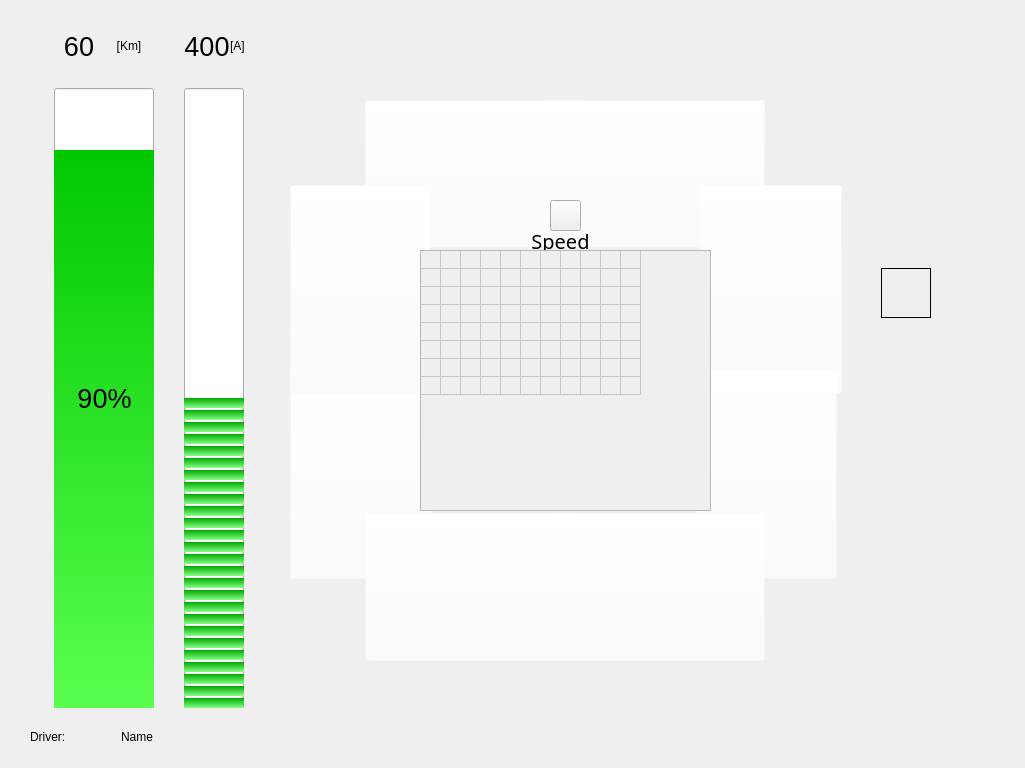
   <widget class="QWidget" name="home" native="true">
    <property name="enabled">
     <bool>true</bool>
    </property>
    <property name="geometry">
     <rect>
      <x>0</x>
      <y>0</y>
      <width>1025</width>
      <height>768</height>
     </rect>
    </property>
    <property name="styleSheet">
     <string notr="true"/>
    </property>
    <widget class="QWidget" name="carInfo" native="true">
     <property name="enabled">
      <bool>true</bool>
     </property>
     <property name="geometry">
      <rect>
       <x>450</x>
       <y>190</y>
       <width>221</width>
       <height>351</height>
      </rect>
     </property>
     <property name="minimumSize">
      <size>
       <width>150</width>
       <height>0</height>
      </size>
     </property>
     <property name="font">
      <font>
       <family>Latha</family>
       <pointsize>15</pointsize>
       <weight>50</weight>
       <italic>false</italic>
       <bold>false</bold>
      </font>
     </property>
     <property name="focusPolicy">
      <enum>Qt::NoFocus</enum>
     </property>
     <property name="styleSheet">
      <string notr="true">QLabel{
font: 75 30pt &quot;Arial&quot;;
}</string>
     </property>
     <widget class="QWidget" name="layoutWidget">
      <property name="geometry">
       <rect>
        <x>10</x>
        <y>0</y>
        <width>201</width>
        <height>351</height>
       </rect>
      </property>
      <layout class="QVBoxLayout" name="verticalLayout_3">
       <property name="spacing">
        <number>10</number>
       </property>
       <item>
        <spacer name="verticalSpacer_8">
         <property name="orientation">
          <enum>Qt::Vertical</enum>
         </property>
         <property name="sizeHint" stdset="0">
          <size>
           <width>20</width>
           <height>40</height>
          </size>
         </property>
        </spacer>
       </item>
       <item>
        <widget class="QLabel" name="label_speed">
         <property name="styleSheet">
          <string notr="true"/>
         </property>
         <property name="text">
          <string>Speed</string>
         </property>
         <property name="alignment">
          <set>Qt::AlignCenter</set>
         </property>
         <property name="wordWrap">
          <bool>true</bool>
         </property>
        </widget>
       </item>
       <item>
        <widget class="QLabel" name="l_speed">
         <property name="font">
          <font>
           <family>Lucida Console</family>
           <pointsize>24</pointsize>
           <weight>9</weight>
           <italic>false</italic>
           <bold>false</bold>
          </font>
         </property>
         <property name="styleSheet">
          <string notr="true">font: 75 24pt &quot;Lucida Console&quot;;</string>
         </property>
         <property name="text">
          <string notr="true">--</string>
         </property>
         <property name="alignment">
          <set>Qt::AlignCenter</set>
         </property>
        </widget>
       </item>
       <item>
        <spacer name="verticalSpacer_6">
         <property name="orientation">
          <enum>Qt::Vertical</enum>
         </property>
         <property name="sizeHint" stdset="0">
          <size>
           <width>20</width>
           <height>40</height>
          </size>
         </property>
        </spacer>
       </item>
       <item>
        <widget class="QLabel" name="label_voltage">
         <property name="font">
          <font>
           <family>Arial</family>
           <pointsize>30</pointsize>
           <weight>9</weight>
           <italic>false</italic>
           <bold>false</bold>
          </font>
         </property>
         <property name="text">
          <string>Voltage</string>
         </property>
         <property name="scaledContents">
          <bool>true</bool>
         </property>
         <property name="alignment">
          <set>Qt::AlignCenter</set>
         </property>
         <property name="wordWrap">
          <bool>true</bool>
         </property>
        </widget>
       </item>
       <item>
        <widget class="QLabel" name="l_voltage">
         <property name="styleSheet">
          <string notr="true">font: 75 24pt &quot;Lucida Console&quot;;</string>
         </property>
         <property name="text">
          <string notr="true">--</string>
         </property>
         <property name="alignment">
          <set>Qt::AlignCenter</set>
         </property>
        </widget>
       </item>
       <item>
        <spacer name="verticalSpacer_7">
         <property name="orientation">
          <enum>Qt::Vertical</enum>
         </property>
         <property name="sizeHint" stdset="0">
          <size>
           <width>20</width>
           <height>40</height>
          </size>
         </property>
        </spacer>
       </item>
       <item>
        <widget class="QLabel" name="l_time">
         <property name="font">
          <font>
           <family>Liberation serif</family>
           <pointsize>15</pointsize>
           <weight>75</weight>
           <italic>false</italic>
           <bold>true</bold>
          </font>
         </property>
         <property name="styleSheet">
          <string notr="true">font: 75 15pt &quot;Liberation serif&quot;;
font-weight:bold;</string>
         </property>
         <property name="text">
          <string notr="true">--:--:--</string>
         </property>
         <property name="alignment">
          <set>Qt::AlignCenter</set>
         </property>
        </widget>
       </item>
       <item>
        <spacer name="verticalSpacer_9">
         <property name="orientation">
          <enum>Qt::Vertical</enum>
         </property>
         <property name="sizeHint" stdset="0">
          <size>
           <width>20</width>
           <height>40</height>
          </size>
         </property>
        </spacer>
       </item>
      </layout>
     </widget>
    </widget>
    <widget class="QWidget" name="gridLayoutWidget">
     <property name="geometry">
      <rect>
       <x>30</x>
       <y>10</y>
       <width>241</width>
       <height>698</height>
      </rect>
     </property>
     <layout class="QGridLayout" name="batteryInfo">
      <item row="2" column="0">
       <widget class="QProgressBar" name="progressBar_battery">
        <property name="enabled">
         <bool>true</bool>
        </property>
        <property name="sizePolicy">
         <sizepolicy hsizetype="Preferred" vsizetype="Preferred">
          <horstretch>0</horstretch>
          <verstretch>0</verstretch>
         </sizepolicy>
        </property>
        <property name="minimumSize">
         <size>
          <width>100</width>
          <height>620</height>
         </size>
        </property>
        <property name="maximumSize">
         <size>
          <width>100</width>
          <height>620</height>
         </size>
        </property>
        <property name="font">
         <font>
          <family>Arial</family>
          <pointsize>20</pointsize>
          <weight>9</weight>
          <italic>false</italic>
          <bold>false</bold>
         </font>
        </property>
        <property name="styleSheet">
         <string notr="true">QProgressBar::chunk{
	background-color: qlineargradient(x1:0, y1:0, x2:0, y2:1, stop:0 rgb(0, 200, 0), stop:1 rgb(90, 255,80));
}</string>
        </property>
        <property name="maximum">
         <number>100</number>
        </property>
        <property name="value">
         <number>90</number>
        </property>
        <property name="alignment">
         <set>Qt::AlignCenter</set>
        </property>
        <property name="textVisible">
         <bool>true</bool>
        </property>
        <property name="orientation">
         <enum>Qt::Vertical</enum>
        </property>
        <property name="format">
         <string notr="true">%p%</string>
        </property>
       </widget>
      </item>
      <item row="1" column="1">
       <layout class="QHBoxLayout" name="horizontalLayout_2">
        <property name="spacing">
         <number>0</number>
        </property>
        <item>
         <widget class="QLabel" name="l_current">
          <property name="font">
           <font>
            <family>Arial</family>
            <pointsize>20</pointsize>
            <weight>9</weight>
            <italic>false</italic>
            <bold>false</bold>
           </font>
          </property>
          <property name="styleSheet">
           <string notr="true"/>
          </property>
          <property name="text">
           <string notr="true">400</string>
          </property>
          <property name="alignment">
           <set>Qt::AlignCenter</set>
          </property>
         </widget>
        </item>
        <item>
         <widget class="QLabel" name="label_A">
          <property name="text">
           <string notr="true">[A]</string>
          </property>
          <property name="alignment">
           <set>Qt::AlignLeading|Qt::AlignLeft|Qt::AlignVCenter</set>
          </property>
         </widget>
        </item>
       </layout>
      </item>
      <item row="2" column="1">
       <widget class="QProgressBar" name="progressBar_amps">
        <property name="sizePolicy">
         <sizepolicy hsizetype="Preferred" vsizetype="Preferred">
          <horstretch>0</horstretch>
          <verstretch>0</verstretch>
         </sizepolicy>
        </property>
        <property name="minimumSize">
         <size>
          <width>60</width>
          <height>620</height>
         </size>
        </property>
        <property name="maximumSize">
         <size>
          <width>60</width>
          <height>620</height>
         </size>
        </property>
        <property name="autoFillBackground">
         <bool>false</bool>
        </property>
        <property name="styleSheet">
         <string notr="true">QProgressBar:verticall {
border: 1px solid gray;
border-radius: 3px;
background: white;
padding: 1px;
text-align: right;
}
QProgressBar::chunk:vertical {
background: qlineargradient(x1: 0, y1: 0, x2: 0, y2: 1, stop: 0 #00AA00, stop: 1 #88FF88);
margin-top: 2px; /* space */
height: 10px;
}</string>
        </property>
        <property name="value">
         <number>50</number>
        </property>
        <property name="alignment">
         <set>Qt::AlignCenter</set>
        </property>
        <property name="textVisible">
         <bool>false</bool>
        </property>
        <property name="orientation">
         <enum>Qt::Vertical</enum>
        </property>
        <property name="invertedAppearance">
         <bool>false</bool>
        </property>
        <property name="textDirection">
         <enum>QProgressBar::TopToBottom</enum>
        </property>
       </widget>
      </item>
      <item row="1" column="0">
       <layout class="QHBoxLayout" name="horizontalLayout">
        <property name="spacing">
         <number>0</number>
        </property>
        <item>
         <widget class="QLabel" name="l_remdist">
          <property name="font">
           <font>
            <family>Arial</family>
            <pointsize>20</pointsize>
            <weight>9</weight>
            <italic>false</italic>
            <bold>false</bold>
           </font>
          </property>
          <property name="styleSheet">
           <string notr="true"/>
          </property>
          <property name="text">
           <string notr="true">60</string>
          </property>
          <property name="alignment">
           <set>Qt::AlignCenter</set>
          </property>
         </widget>
        </item>
        <item>
         <widget class="QLabel" name="label_KM">
          <property name="text">
           <string>[Km]</string>
          </property>
          <property name="alignment">
           <set>Qt::AlignCenter</set>
          </property>
         </widget>
        </item>
       </layout>
      </item>
     </layout>
    </widget>
    <widget class="QWidget" name="battInfo" native="true">
     <property name="geometry">
      <rect>
       <x>410</x>
       <y>250</y>
       <width>301</width>
       <height>261</height>
      </rect>
     </property>
     <widget class="QTableWidget" name="info_battTable">
      <property name="enabled">
       <bool>false</bool>
      </property>
      <property name="geometry">
       <rect>
        <x>10</x>
        <y>0</y>
        <width>291</width>
        <height>261</height>
       </rect>
      </property>
      <property name="sizePolicy">
       <sizepolicy hsizetype="Preferred" vsizetype="Preferred">
        <horstretch>100</horstretch>
        <verstretch>100</verstretch>
       </sizepolicy>
      </property>
      <property name="focusPolicy">
       <enum>Qt::NoFocus</enum>
      </property>
      <property name="styleSheet">
       <string notr="true"/>
      </property>
      <property name="verticalScrollBarPolicy">
       <enum>Qt::ScrollBarAlwaysOff</enum>
      </property>
      <property name="horizontalScrollBarPolicy">
       <enum>Qt::ScrollBarAlwaysOff</enum>
      </property>
      <property name="autoScroll">
       <bool>false</bool>
      </property>
      <property name="tabKeyNavigation">
       <bool>false</bool>
      </property>
      <property name="selectionMode">
       <enum>QAbstractItemView::NoSelection</enum>
      </property>
      <property name="showGrid">
       <bool>true</bool>
      </property>
      <property name="rowCount">
       <number>8</number>
      </property>
      <property name="columnCount">
       <number>11</number>
      </property>
      <attribute name="horizontalHeaderVisible">
       <bool>false</bool>
      </attribute>
      <attribute name="horizontalHeaderDefaultSectionSize">
       <number>12</number>
      </attribute>
      <attribute name="horizontalHeaderHighlightSections">
       <bool>false</bool>
      </attribute>
      <attribute name="horizontalHeaderMinimumSectionSize">
       <number>5</number>
      </attribute>
      <attribute name="verticalHeaderVisible">
       <bool>false</bool>
      </attribute>
      <attribute name="verticalHeaderDefaultSectionSize">
       <number>12</number>
      </attribute>
      <attribute name="verticalHeaderMinimumSectionSize">
       <number>5</number>
      </attribute>
      <row/>
      <row/>
      <row/>
      <row/>
      <row/>
      <row/>
      <row/>
      <row/>
      <column/>
      <column/>
      <column/>
      <column/>
      <column/>
      <column/>
      <column/>
      <column/>
      <column/>
      <column/>
      <column/>
      <item row="0" column="0">
       <property name="text">
        <string/>
       </property>
      </item>
      <item row="0" column="1">
       <property name="text">
        <string/>
       </property>
      </item>
      <item row="0" column="2">
       <property name="text">
        <string/>
       </property>
      </item>
      <item row="1" column="1">
       <property name="text">
        <string/>
       </property>
      </item>
      <item row="2" column="0"/>
     </widget>
    </widget>
    <widget class="QPushButton" name="carBut">
     <property name="geometry">
      <rect>
       <x>365</x>
       <y>100</y>
       <width>218</width>
       <height>148</height>
      </rect>
     </property>
     <property name="focusPolicy">
      <enum>Qt::NoFocus</enum>
     </property>
     <property name="styleSheet">
      <string notr="true">#carBut:pressed{
background-color: rgba(255, 255, 255, 0);
border-image: url(:/Buttons/TLs.png);
}
#carBut{
background-color: rgba(255, 255, 255, 0);
border-image: url(:/Buttons/TL.png);
}</string>
     </property>
     <property name="text">
      <string/>
     </property>
    </widget>
    <widget class="QPushButton" name="mapBut">
     <property name="geometry">
      <rect>
       <x>547</x>
       <y>100</y>
       <width>218</width>
       <height>148</height>
      </rect>
     </property>
     <property name="focusPolicy">
      <enum>Qt::NoFocus</enum>
     </property>
     <property name="styleSheet">
      <string notr="true">#mapBut:pressed{
background-color: rgba(255, 255, 255, 0);
border-image: url(:/Buttons/TRs.png);
}
#mapBut{
background-color: rgba(255, 255, 255, 0);
border-image: url(:/Buttons/TR.png);
}</string>
     </property>
     <property name="text">
      <string/>
     </property>
    </widget>
    <widget class="QPushButton" name="trafBut">
     <property name="geometry">
      <rect>
       <x>700</x>
       <y>185</y>
       <width>142</width>
       <height>209</height>
      </rect>
     </property>
     <property name="focusPolicy">
      <enum>Qt::NoFocus</enum>
     </property>
     <property name="styleSheet">
      <string notr="true">#trafBut:pressed{
background-color: rgba(255, 255, 255, 0);
border-image: url(:/Buttons/R1s.png);
}
#trafBut{
background-color: rgba(255, 255, 255, 0);
border-image: url(:/Buttons/R1.png);
}</string>
     </property>
     <property name="text">
      <string/>
     </property>
    </widget>
    <widget class="QPushButton" name="musicBut">
     <property name="geometry">
      <rect>
       <x>695</x>
       <y>370</y>
       <width>142</width>
       <height>209</height>
      </rect>
     </property>
     <property name="focusPolicy">
      <enum>Qt::NoFocus</enum>
     </property>
     <property name="styleSheet">
      <string notr="true">#musicBut:pressed{
background-color: rgba(255, 255, 255, 0);
border-image: url(:/Buttons/R2s.png);
}
#musicBut{
background-color: rgba(255, 255, 255, 0);
border-image: url(:/Buttons/R2.png);
}</string>
     </property>
     <property name="text">
      <string/>
     </property>
    </widget>
    <widget class="QPushButton" name="battBut">
     <property name="geometry">
      <rect>
       <x>547</x>
       <y>513</y>
       <width>218</width>
       <height>148</height>
      </rect>
     </property>
     <property name="focusPolicy">
      <enum>Qt::NoFocus</enum>
     </property>
     <property name="styleSheet">
      <string notr="true">#battBut:pressed{
background-color: rgba(255, 255, 255, 0);
border-image: url(:/Buttons/LBRs.png);
}
#battBut{
background-color: rgba(255, 255, 255, 0);
border-image: url(:/Buttons/LBR.png);
}</string>
     </property>
     <property name="text">
      <string/>
     </property>
    </widget>
    <widget class="QPushButton" name="tripBut">
     <property name="geometry">
      <rect>
       <x>290</x>
       <y>370</y>
       <width>142</width>
       <height>209</height>
      </rect>
     </property>
     <property name="focusPolicy">
      <enum>Qt::NoFocus</enum>
     </property>
     <property name="styleSheet">
      <string notr="true">#tripBut:pressed{
background-color: rgba(255, 255, 255, 0);
border-image: url(:/Buttons/L2s.png);
}
#tripBut{
background-color: rgba(255, 255, 255, 0);
border-image: url(:/Buttons/L2.png);
}</string>
     </property>
     <property name="text">
      <string/>
     </property>
    </widget>
    <widget class="QPushButton" name="logBut">
     <property name="geometry">
      <rect>
       <x>290</x>
       <y>185</y>
       <width>140</width>
       <height>209</height>
      </rect>
     </property>
     <property name="focusPolicy">
      <enum>Qt::NoFocus</enum>
     </property>
     <property name="styleSheet">
      <string notr="true">#logBut:pressed{
background-color: rgba(255, 255, 255, 0);
border-image: url(:/Buttons/L1s.png);
}
#logBut{
background-color: rgba(255, 255, 255, 0);
border-image: url(:/Buttons/L1.png);
}</string>
     </property>
     <property name="text">
      <string/>
     </property>
    </widget>
    <widget class="QPushButton" name="optBut">
     <property name="geometry">
      <rect>
       <x>365</x>
       <y>513</y>
       <width>218</width>
       <height>148</height>
      </rect>
     </property>
     <property name="focusPolicy">
      <enum>Qt::NoFocus</enum>
     </property>
     <property name="styleSheet">
      <string notr="true">#optBut:pressed{
background-color: rgba(255, 255, 255, 0);
border-image: url(:/Buttons/BLs.png);
}
#optBut{
background-color: rgba(255, 255, 255, 0);
border-image: url(:/Buttons/BL.png);
}</string>
     </property>
     <property name="text">
      <string/>
     </property>
    </widget>
    <widget class="QWidget" name="horizontalLayoutWidget_2">
     <property name="geometry">
      <rect>
       <x>30</x>
       <y>720</y>
       <width>661</width>
       <height>33</height>
      </rect>
     </property>
     <layout class="QHBoxLayout" name="horizontalLayout_3">
      <item>
       <widget class="QLabel" name="driver_label">
        <property name="maximumSize">
         <size>
          <width>85</width>
          <height>16777215</height>
         </size>
        </property>
        <property name="text">
         <string>Driver:</string>
        </property>
       </widget>
      </item>
      <item>
       <widget class="QLabel" name="driver_name">
        <property name="text">
         <string>Name</string>
        </property>
       </widget>
      </item>
     </layout>
    </widget>
    <widget class="QLabel" name="Dooricon">
     <property name="enabled">
      <bool>true</bool>
     </property>
     <property name="geometry">
      <rect>
       <x>881</x>
       <y>268</y>
       <width>50</width>
       <height>50</height>
      </rect>
     </property>
     <property name="styleSheet">
      <string notr="true">background-color: rgba(255, 255, 255, 0);
border-image: url(:/images/Dooricon.png);</string>
     </property>
     <property name="frameShape">
      <enum>QFrame::Box</enum>
     </property>
     <property name="text">
      <string/>
     </property>
    </widget>
    <widget class="QLabel" name="Safetyswitchicon">
     <property name="enabled">
      <bool>true</bool>
     </property>
     <property name="geometry">
      <rect>
       <x>881</x>
       <y>439</y>
       <width>50</width>
       <height>50</height>
      </rect>
     </property>
     <property name="styleSheet">
      <string notr="true">background-color: rgba(255, 255, 255, 0);
border-image: url(:/images/Safetyswitchicon.png);</string>
     </property>
     <property name="text">
      <string/>
     </property>
    </widget>
    <widget class="QLabel" name="GPSicon">
     <property name="enabled">
      <bool>true</bool>
     </property>
     <property name="geometry">
      <rect>
       <x>881</x>
       <y>211</y>
       <width>50</width>
       <height>50</height>
      </rect>
     </property>
     <property name="styleSheet">
      <string notr="true">background-color: rgba(255, 255, 255, 0);
border-image: url(:/images/GPSicon.png);</string>
     </property>
     <property name="frameShape">
      <enum>QFrame::NoFrame</enum>
     </property>
     <property name="text">
      <string/>
     </property>
    </widget>
    <widget class="QLabel" name="Handbrakeicon">
     <property name="enabled">
      <bool>true</bool>
     </property>
     <property name="geometry">
      <rect>
       <x>881</x>
       <y>325</y>
       <width>50</width>
       <height>50</height>
      </rect>
     </property>
     <property name="styleSheet">
      <string notr="true">background-color: rgba(255, 255, 255, 0);
border-image: url(:/images/Handbrakeicon.png);</string>
     </property>
     <property name="text">
      <string/>
     </property>
    </widget>
    <widget class="QLabel" name="Neticon">
     <property name="enabled">
      <bool>true</bool>
     </property>
     <property name="geometry">
      <rect>
       <x>939</x>
       <y>382</y>
       <width>50</width>
       <height>50</height>
      </rect>
     </property>
     <property name="styleSheet">
      <string notr="true">background-color: rgba(255, 255, 255, 0);
border-image: url(:/images/3Gicon.png);</string>
     </property>
     <property name="text">
      <string/>
     </property>
    </widget>
    <widget class="QLabel" name="lowBatticon">
     <property name="enabled">
      <bool>true</bool>
     </property>
     <property name="geometry">
      <rect>
       <x>939</x>
       <y>325</y>
       <width>50</width>
       <height>50</height>
      </rect>
     </property>
     <property name="styleSheet">
      <string notr="true">background-color: rgba(255, 255, 255, 0);
border-image: url(:/images/Lowbatticon.png);</string>
     </property>
     <property name="text">
      <string/>
     </property>
    </widget>
    <widget class="QLabel" name="CELicon">
     <property name="enabled">
      <bool>true</bool>
     </property>
     <property name="geometry">
      <rect>
       <x>881</x>
       <y>382</y>
       <width>50</width>
       <height>50</height>
      </rect>
     </property>
     <property name="styleSheet">
      <string notr="true">background-color: rgba(255, 255, 255, 0);
border-image: url(:/images/CELicon.png);</string>
     </property>
     <property name="text">
      <string/>
     </property>
    </widget>
    <widget class="QLabel" name="TBSicon">
     <property name="enabled">
      <bool>true</bool>
     </property>
     <property name="geometry">
      <rect>
       <x>939</x>
       <y>211</y>
       <width>50</width>
       <height>50</height>
      </rect>
     </property>
     <property name="styleSheet">
      <string notr="true">background-color: rgba(255, 255, 255, 0);
border-image: url(:/images/TBSicon.png);</string>
     </property>
     <property name="text">
      <string/>
     </property>
    </widget>
    <widget class="QLabel" name="SeatBelticon">
     <property name="enabled">
      <bool>true</bool>
     </property>
     <property name="geometry">
      <rect>
       <x>939</x>
       <y>268</y>
       <width>50</width>
       <height>50</height>
      </rect>
     </property>
     <property name="styleSheet">
      <string notr="true">background-color: rgba(255, 255, 255, 0);
border-image: url(:/images/Belticon.png);</string>
     </property>
     <property name="text">
      <string/>
     </property>
    </widget>
    <widget class="QPushButton" name="hideBatt">
     <property name="geometry">
      <rect>
       <x>550</x>
       <y>200</y>
       <width>31</width>
       <height>31</height>
      </rect>
     </property>
     <property name="styleSheet">
      <string notr="true">border-image: url(:/Buttons/CloseBut.png);</string>
     </property>
     <property name="text">
      <string/>
     </property>
    </widget>
    <zorder>gridLayoutWidget</zorder>
    <zorder>carBut</zorder>
    <zorder>mapBut</zorder>
    <zorder>trafBut</zorder>
    <zorder>musicBut</zorder>
    <zorder>battBut</zorder>
    <zorder>tripBut</zorder>
    <zorder>logBut</zorder>
    <zorder>optBut</zorder>
    <zorder>horizontalLayoutWidget_2</zorder>
    <zorder>Dooricon</zorder>
    <zorder>Safetyswitchicon</zorder>
    <zorder>GPSicon</zorder>
    <zorder>Handbrakeicon</zorder>
    <zorder>Neticon</zorder>
    <zorder>lowBatticon</zorder>
    <zorder>CELicon</zorder>
    <zorder>TBSicon</zorder>
    <zorder>SeatBelticon</zorder>
    <zorder>carInfo</zorder>
    <zorder>hideBatt</zorder>
    <zorder>trip</zorder>
    <zorder>battInfo</zorder>
   </widget>
